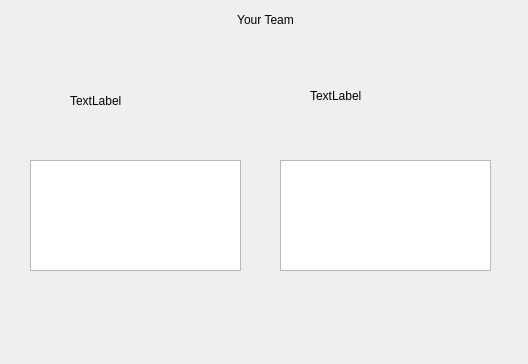
<?xml version="1.0" encoding="UTF-8"?>
<ui version="4.0">
 <class>WaitingForm</class>
 <widget class="QWidget" name="WaitingForm">
  <property name="geometry">
   <rect>
    <x>0</x>
    <y>0</y>
    <width>528</width>
    <height>364</height>
   </rect>
  </property>
  <property name="windowTitle">
   <string>Form</string>
  </property>
  <widget class="QLabel" name="PokeImage1">
   <property name="geometry">
    <rect>
     <x>70</x>
     <y>50</y>
     <width>131</width>
     <height>101</height>
    </rect>
   </property>
   <property name="text">
    <string>TextLabel</string>
   </property>
  </widget>
  <widget class="QLabel" name="PokeImage2">
   <property name="geometry">
    <rect>
     <x>310</x>
     <y>40</y>
     <width>141</width>
     <height>111</height>
    </rect>
   </property>
   <property name="text">
    <string>TextLabel</string>
   </property>
  </widget>
  <widget class="QTextEdit" name="PokeInfo1">
   <property name="geometry">
    <rect>
     <x>30</x>
     <y>160</y>
     <width>211</width>
     <height>111</height>
    </rect>
   </property>
  </widget>
  <widget class="QTextEdit" name="PokeInfo2">
   <property name="geometry">
    <rect>
     <x>280</x>
     <y>160</y>
     <width>211</width>
     <height>111</height>
    </rect>
   </property>
  </widget>
  <widget class="QLabel" name="label_3">
   <property name="geometry">
    <rect>
     <x>10</x>
     <y>10</y>
     <width>511</width>
     <height>20</height>
    </rect>
   </property>
   <property name="text">
    <string>Your Team</string>
   </property>
   <property name="alignment">
    <set>Qt::AlignCenter</set>
   </property>
  </widget>
 </widget>
 <resources/>
 <connections/>
</ui>
